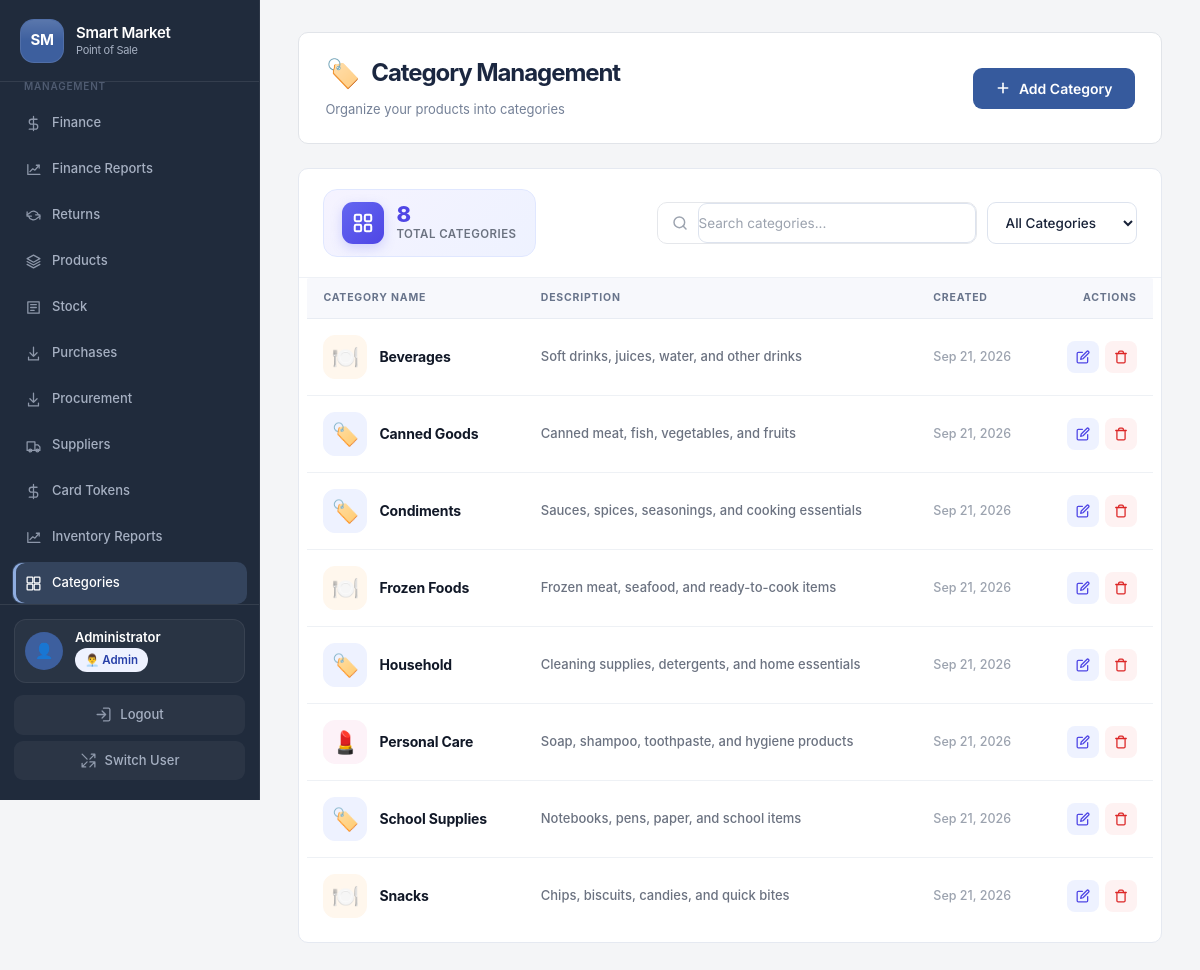
The app's page /admin.php?page=categories (signed in) with its own data.
### tables this page shows
CREATE TABLE `categories` (
  `id` int(11) NOT NULL,
  `name` varchar(50) NOT NULL,
  `description` text DEFAULT NULL,
  `created_at` timestamp NOT NULL DEFAULT current_timestamp()
);

### index.php (called while the page is built, shortened)
<?php
require_once __DIR__ . '/app/bootstrap.php';
require_once __DIR__ . '/app/managers.php';
require_once __DIR__ . '/app/requests.php';
require __DIR__ . '/views/app.php';

### admin.php (called while the page is built)
<?php
require __DIR__ . '/index.php';

### app/bootstrap.php (called while the page is built, shortened)
<?php
function getUserRoles($roleValue = null) {
    if ($roleValue === null) {
        static $sessionRoleLoaded = false;
        if (!$sessionRoleLoaded && isset($_SESSION['user_id'])) {
            $sessionRoleLoaded = true;
        }
        $roleValue = $_SESSION['role'] ?? '';
    }
    $roleValues = is_array($roleValue) ? $roleValue : explode(',', (string)$roleValue);
    $roles = array_map('trim', $roleValues);
    return array_values(array_unique(array_filter($roles, 'strlen')));
}
function hasRole($role) {
    return in_array($role, getUserRoles(), true);
}
function isAdmin() {
    return hasRole('admin');
}

### app/requests.php (called while the page is built, shortened)
<?php
$categoryManager = new CategoryManager($pdo);

### app/managers.php (called while the page is built, shortened)
<?php
class CategoryManager {
    private $pdo;
    public function __construct($pdo) { $this->pdo = $pdo; }
    public function getAllCategories() {
        $stmt = $this->pdo->query("SELECT * FROM categories ORDER BY name");
        return $stmt->fetchAll();
    }
}

### views/pages/categories.php (the view, shortened to what this page needs)
<?php
switch ('categories'):
case 'categories':
                $categories = $categoryManager->getAllCategories();
                ?>
                <div class="cat-page-header">
                    <div class="cat-page-header-left">
                        <h2 class="cat-page-title">
                            <span class="cat-page-icon">🏷️</span>
                            Category Management
                        </h2>
                        <p class="cat-page-subtitle">Organize your products into categories</p>
                    </div>
                    <?php if (isAdmin()): ?>
                    <button class="cat-btn-primary no-print" onclick="showAddCategory()">
                        <svg width="16" height="16" viewBox="0 0 24 24" fill="none" stroke="currentColor" stroke-width="2.4" stroke-linecap="round" stroke-linejoin="round">
                            <line x1="12" y1="5" x2="12" y2="19"></line>
                            <line x1="5" y1="12" x2="19" y2="12"></line>
                        </svg>
                        Add Category
                    </button>
                    <?php endif; ?>
                </div>
                <div class="cat-card">
                <div class="cat-card-header">
                    <div class="cat-stat-block">
                        <div class="cat-stat-icon">
                        </div>
                        <div class="cat-stat-text">
                            <div class="cat-stat-value"><?php echo count($categories); ?></div>
                            <div class="cat-stat-label">Total Categories</div>
                        </div>
                    </div>
                    <div class="cat-filters">
                        <div class="cat-search-wrap">
                            <span class="cat-search-icon">
                                <svg width="16" height="16" viewBox="0 0 24 24" fill="none" stroke="currentColor" stroke-width="2.2" stroke-linecap="round" stroke-linejoin="round">
                                    <circle cx="11" cy="11" r="8"></circle>
                                    <line x1="21" y1="21" x2="16.65" y2="16.65"></line>
                                </svg>
                            </span>
                            <input type="text" id="catSearchInput" placeholder="Search categories..." onkeyup="filterCategories()" class="cat-search-input">
                        </div>
                        <select id="catSortFilter" onchange="filterCategories()" class="cat-sort-select">
                            <option value="">All Categories</option>
                        </select>
                    </div>
                </div>
                <?php if (!empty($categories)): ?>
                        <div class="cat-table-wrap">
                            <table class="cat-table">
                                <thead>
                                    <tr>
                                        <th>Category Name</th>
                                        <th>Description</th>
                                        <th>Created</th>
                                        <th class="no-print" style="text-align:right;">Actions</th>
                                    </tr>
                                </thead>
                                <tbody>
                                    <?php
                                    function getCategoryStyle($name) {
                                        $name_lower = strtolower($name);
                                        $styles = [
                                            ['keywords' => ['book', 'station', 'notebook', 'pen', 'paper'],
                                            'icon' => '📚', 'bg' => '#EEF2FF', 'color' => '#4F46E5'],
                                            ['keywords' => ['cloth', 'apparel', 'fashion', 'shirt', 'jeans'],
                                            'icon' => '👕', 'bg' => '#EFF6FF', 'color' => '#3B82F6'],
                                            ['keywords' => ['electron', 'device', 'gadget', 'phone', 'laptop', 'tech'],
                                            'icon' => '📱', 'bg' => '#ECFDF5', 'color' => '#10B981'],
                                            ['keywords' => ['food', 'bever', 'drink', 'snack', 'meal'],
                                            'icon' => '🍽️', 'bg' => '#FFF7ED', 'color' => '#EA580C'],
                                            ['keywords' => ['health', 'beauty', 'cosmet', 'care'],
                                            'icon' => '💄', 'bg' => '#FDF2F8', 'color' => '#DB2777'],
                                            ['keywords' => ['home', 'living', 'furniture', 'appliance'],
                                            'icon' => '🏠', 'bg' => '#EFF6FF', 'color' => '#2563EB'],
                                            ['keywords' => ['sport', 'outdoor', 'fitness', 'gym'],
                                            'icon' => '⚽', 'bg' => '#F5F3FF', 'color' => '#7C3AED'],
                                            ['keywords' => ['toy', 'game', 'kid', 'child', 'play'],
                                            'icon' => '🎮', 'bg' => '#FFFBEB', 'color' => '#D97706'],
                                            ['keywords' => ['uncategor'],
                                            'icon' => '📦', 'bg' => '#F3F4F6', 'color' => '#6B7280'],
                                        ];
                                        foreach ($styles as $style) {
                                            foreach ($style['keywords'] as $keyword) {
                                                if (strpos($name_lower, $keyword) !== false) {
                                                    return $style;
                                                }
                                            }
                                        }
                                        return ['icon' => '🏷️', 'bg' => '#EEF2FF', 'color' => '#4F46E5'];
                                    }
                                    foreach ($categories as $cat):
                                        $style = getCategoryStyle($cat['name']);
                                    ?>
                                    <tr>
                                        <td>
                                            <div class="cat-name-cell">
                                                <div class="cat-icon-badge" style="background: <?php echo $style['bg']; ?>; color: <?php echo $style['color']; ?>; border-color: <?php echo $style['bg']; ?>;">
                                                    <span style="filter: saturate(1.2);"><?php echo $style['icon']; ?></span>
                                                </div>
                                                <div class="cat-name-info">
                                                    <div class="cat-name"><?php echo htmlspecialchars($cat['name']); ?></div>
                                                </div>
                                            </div>
                                        </td>
                                        <td>
                                            <span class="cat-description"><?php echo !empty($cat['description']) ? htmlspecialchars($cat['description']) : '<em style="color:#9CA3AF;">No description</em>'; ?></span>
                                        </td>
                                        <td>
                                            <span class="cat-date"><?php echo date('M d, Y', strtotime($cat['created_at'])); ?></span>
                                        </td>
                                        <td class="no-print" style="text-align:right;">
                                            <div class="cat-actions">
                                                <?php if (isAdmin()): ?>
                                                <button class="cat-action-btn cat-action-edit" onclick="editCategory(...)">
                                                    <svg width="14" height="14" viewBox="0 0 24 24" fill="none" stroke="currentColor" stroke-width="2.2" stroke-linecap="round" stroke-linejoin="round">
                                                        <path d="M11 4H4a2 2 0 0 0-2 2v14a2 2 0 0 0 2 2h14a2 2 0 0 0 2-2v-7"></path>
                                                        <path d="M18.5 2.5a2.121 2.121 0 0 1 3 3L12 15l-4 1 1-4 9.5-9.5z"></path>
                                                    </svg>
                                                </button>
                                                <button class="cat-action-btn cat-action-delete" onclick="deleteCategory(...)">
                                                    <svg width="14" height="14" viewBox="0 0 24 24" fill="none" stroke="currentColor" stroke-width="2.2" stroke-linecap="round" stroke-linejoin="round">
                                                        <polyline points="3 6 5 6 21 6"></polyline>
                                                        <path d="M19 6v14a2 2 0 0 1-2 2H7a2 2 0 0 1-2-2V6m3 0V4a2 2 0 0 1 2-2h4a2 2 0 0 1 2 2v2"></path>
                                                    </svg>
                                                </button>
                                                <?php else: ?>
                                                <span style="color:#9CA3AF;font-size:11px;font-weight:600;">View Only</span>
                                                <?php endif; ?>
                                            </div>
                                        </td>
                                    </tr>
                                    <?php endforeach; ?>
                                </tbody>
                            </table>
                        </div>
                        <?php endif; ?>
                </div>
                <?php
break;
endswitch;

### records on screen
categories: name "🍽️", name "Beverages", description "Soft drinks, juices, water, and other drinks", created_at "Sep 21, 2026"
categories: name "🏷️", name "Canned Goods", description "Canned meat, fish, vegetables, and fruits", created_at "Sep 21, 2026"
categories: name "🏷️", name "Condiments", description "Sauces, spices, seasonings, and cooking essentials", created_at "Sep 21, 2026"
categories: name "🍽️", name "Frozen Foods", description "Frozen meat, seafood, and ready-to-cook items", created_at "Sep 21, 2026"
categories: name "🏷️", name "Household", description "Cleaning supplies, detergents, and home essentials", created_at "Sep 21, 2026"
categories: name "💄", name "Personal Care", description "Soap, shampoo, toothpaste, and hygiene products", created_at "Sep 21, 2026"
categories: name "🏷️", name "School Supplies", description "Notebooks, pens, paper, and school items", created_at "Sep 21, 2026"
categories: name "🍽️", name "Snacks", description "Chips, biscuits, candies, and quick bites", created_at "Sep 21, 2026"

### other values on screen
$store_name "Smart Market"
$_SESSION['full_name'] "Administrator"
getRoleLabel($_SESSION['role']) "👨‍💼 Admin"
count($categories) "8"
